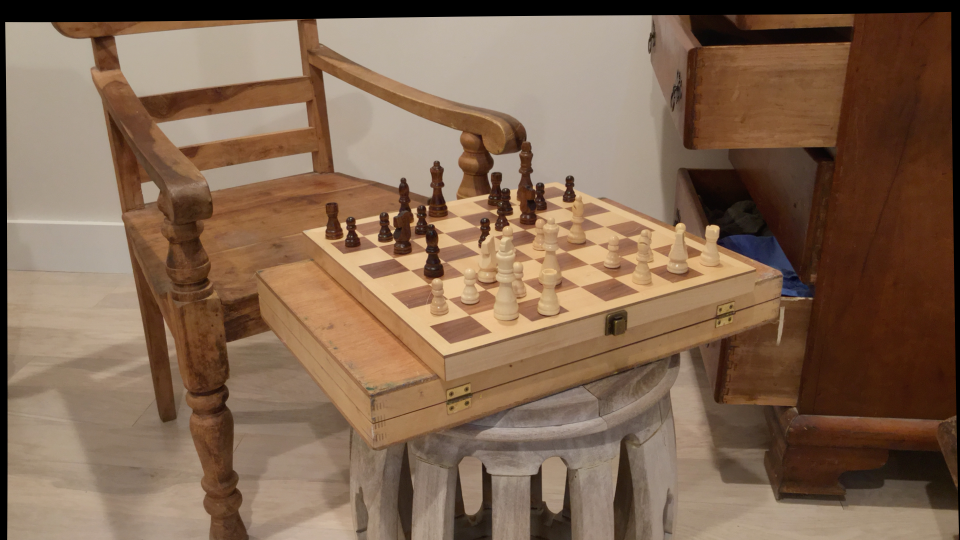
#> input picture chess1/im0.png, 1920 x 1080 px, found by its file name (shown at 1/2 size)
$ python StereoRectification.py   (older library calls are emulated)
#> lines starting #> are read from the running program, lines starting #| are printed output that depends on the picture
import cv2
import numpy as np
import matplotlib.pyplot as plt


cam0=np.array([
        [1758.23, 0, 953.34],
        [0, 1758.23, 552.29],
        [0, 0, 1]
    ])

cam1=np.array([
        [1758.23, 0, 953.34],
        [0, 1758.23, 552.29],
        [0, 0, 1]
    ])

doffs=0
baseline=111.53
width=1920
height=1080
ndisp=290
vmin=75
vmax=262

fx1 = cam0[0][0]
fy1 = cam0[1][1]
cx1 = cam0[0][2]
cy1 = cam0[1][2]

fx2 = cam1[0][0]
fy2 = cam1[1][1]
cx2 = cam1[0][2]
cy2 = cam1[1][2]


# Charger les matrices intrinsèques et d'extrinsèques des caméras
K1 = np.array([[fx1, 0, cx1], [0, fy1, cy1], [0, 0, 1]])
K2 = np.array([[fx2, 0, cx2], [0, fy2, cy2], [0, 0, 1]])
R = np.eye(3)  # Rotation entre les caméras
T = np.array([[baseline], [0], [0]])  # Translation

# Charger les images stéréo
img1 = cv2.imread('Projet_CV/chess1/im0.png', 1)
#> img1 is the input picture: shape (1080, 1920, 3); mean B, G, R 81.2, 103, 129.9
img2 = cv2.imread('Projet_CV/chess1/im1.png', 1)
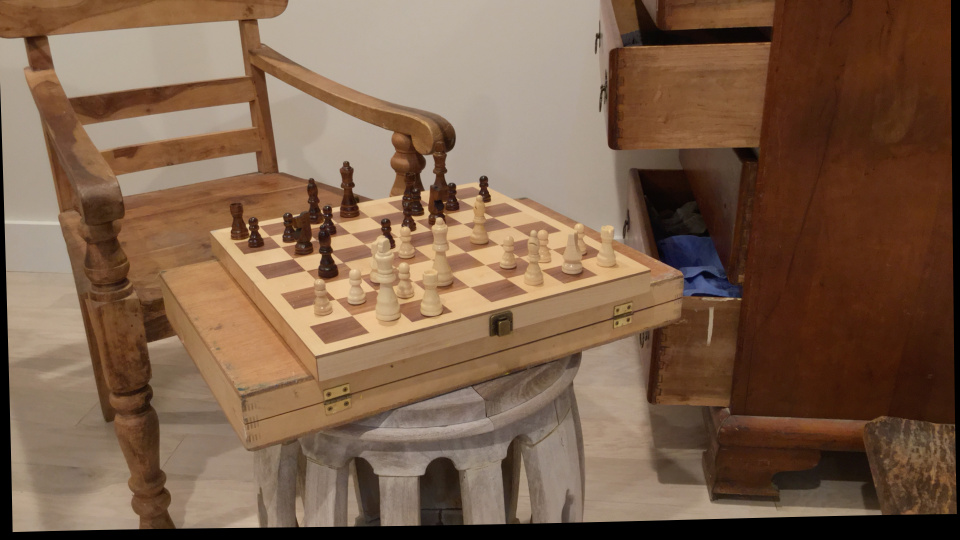
#> input picture chess1/im1.png, 1920 x 1080 px, found by its file name (shown at 1/2 size)
#> img2 is the input picture: shape (1080, 1920, 3); mean B, G, R 74.7, 96.3, 124.4

# Pour éviter les erreurs de chargement images.
if img1 is None or img2 is None:
    print("Erreur : Impossible de charger les images.")
    exit(1)


h, w,_ = img1.shape
#> h = 1080; w = 1920

# Dessiner les lignes épipolaires
def draw_epipolar_lines(img, color=(0, 255, 0)):
    """ Dessine des lignes épipolaires sur l'image """
#> called with color = (0, 255, 0)
    step = 50  # Espacement entre les lignes
    for y in range(0, img.shape[0], step):
        cv2.line(img, (0, y), (img.shape[1], y), color, 1)
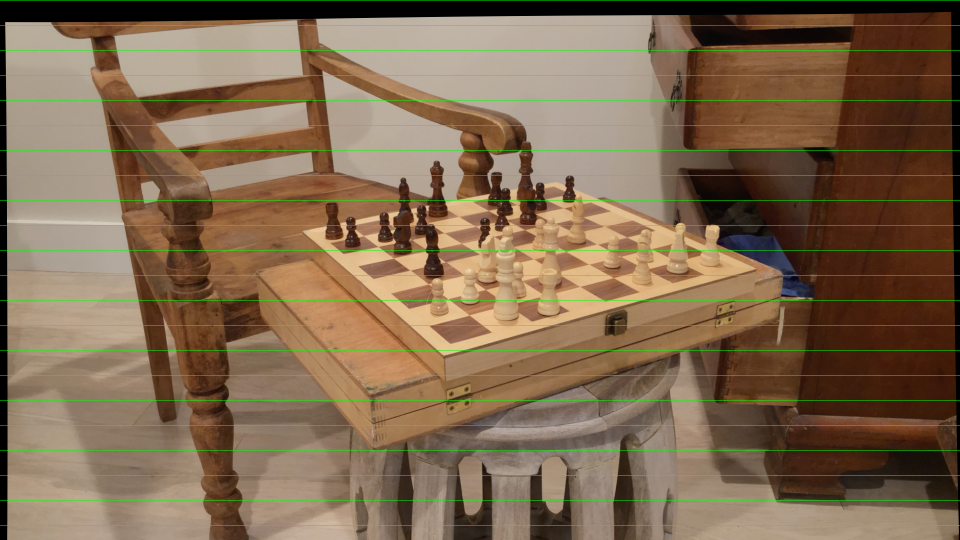
#> img: shape (1080, 1920, 3) (shown at 1/2 size); mean of channels 0, 1, 2 79.6, 106.1, 127.3; drawn as B, G, R
    return img

# Visualiser les lignes épipolaires avant
img1_lines = draw_epipolar_lines(img1.copy())
img2_lines = draw_epipolar_lines(img2.copy())
#> call 2 of draw_epipolar_lines, with color = (0, 255, 0)
#> after the loop in draw_epipolar_lines (call 2), `for y in range(0, img.shape[0], step):`:
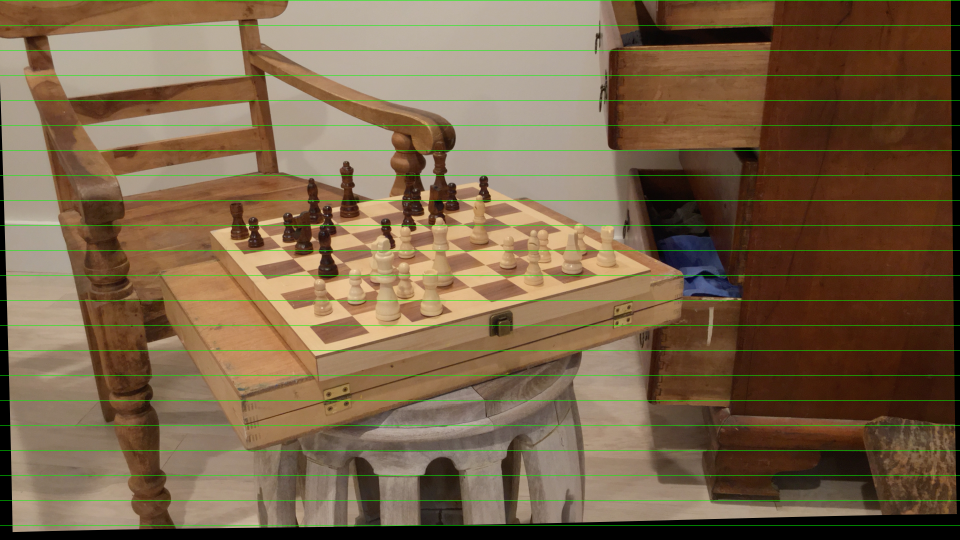
#> img: shape (1080, 1920, 3) (shown at 1/2 size); mean of channels 0, 1, 2 73.2, 99.5, 121.8; drawn as B, G, R


# Calculer la rectification :
# cv2.stereoRectify() est utilisée pour calculer les matrices permettant de rectifier les images stéréo.
# Elle transforme les deux images de manière à aligner leurs lignes épipolaires horizontalement.

# R1, R2, P1, P2, Q, roi1, roi2 = cv2.stereoRectify(
#     cameraMatrix1, distCoeffs1,  # Matrice intrinsèque et distorsion de la 1ère caméra
#     cameraMatrix2, distCoeffs2,  # Matrice intrinsèque et distorsion de la 2ème caméra
#     imageSize,  # Taille des images (largeur, hauteur)
#     R, T,  # Rotation et translation entre les caméras
#     flags=cv2.CALIB_ZERO_DISPARITY,  # Mode de rectification
#     alpha=0,  # Facteur de redimensionnement des images rectifiées
# )

R1, R2, P1, P2, Q, _, _ = cv2.stereoRectify(K1, None, K2, None, (w,h), R, T)
#> R1 = [[1, 0, 0], [0, 1, 0], [0, 0, 1]]; R2 = [[1, 0, 0], [0, 1, 0], [0, 0, 1]]; P1 = [[1758.2, 0, 953.3, 0], [0, 1758.2, 552.3, 0], [0, 0, 1, 0]]; P2 = [[1758.2, 0, 953.3, 196095.4], [0, 1758.2, 552.3, 0], [0, 0, 1, 0]]; Q = [[1, 0, 0, -953.3], [0, 1, 0, -552.3], [0, 0, 0, 1758.2], [0, 0, -0.00897, 0]]

# R1, R2 : Matrices de rotation pour aligner les images gauche et droite.
# P1, P2 : Matrices de projection pour les nouvelles images rectifiées.
# Q : Matrice de reprojection pour générer une carte de profondeur

# Obtenir les cartes de transformation :

# Une fois les matrices de rectification obtenues, cv2.initUndistortRectifyMap() est utilisée pour calculer
# les cartes de transformation permettant de corriger la distorsion et d’appliquer la rectification.

map1x, map1y = cv2.initUndistortRectifyMap(K1, None, R1, P1, (w,h), cv2.CV_32FC1)
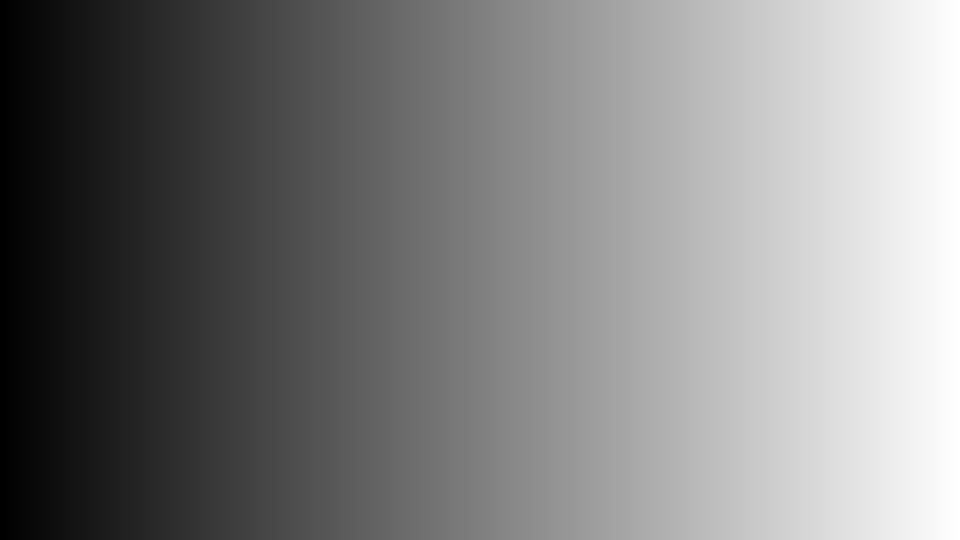
#> map1x: shape (1080, 1920) float32 (shown at 1/2 size); min 3.66e-06, max 1919, mean 959.5; drawn with min black and max white
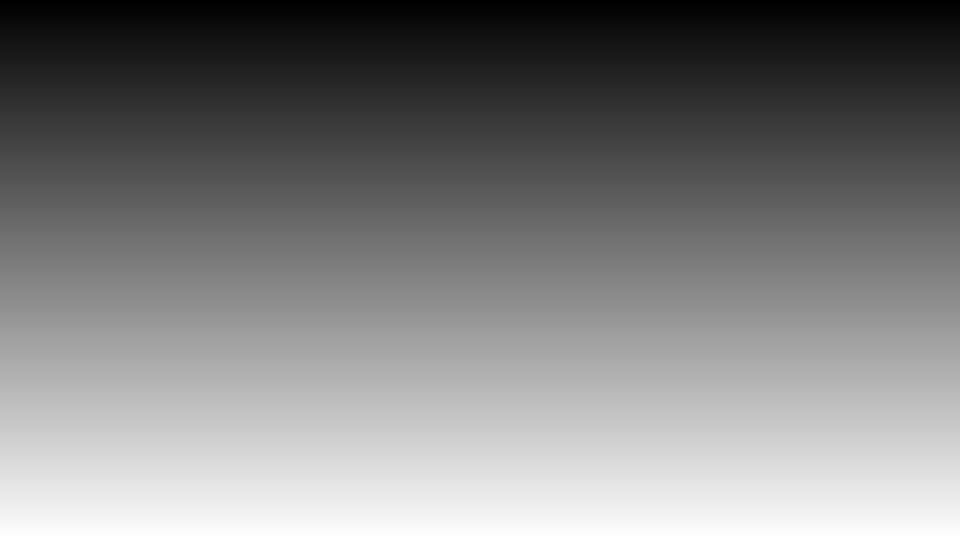
#> map1y: shape (1080, 1920) float32 (shown at 1/2 size); min -8.54e-06, max 1079, mean 539.5; drawn with min black and max white
map2x, map2y = cv2.initUndistortRectifyMap(K2, None, R2, P2, (w,h), cv2.CV_32FC1)

# Appliquer la transformation sur les images :

# Enfin, cv2.remap() applique les cartes de transformation obtenues avec cv2.initUndistortRectifyMap() pour rectifier les images.

img1_rectified = cv2.remap(img1, map1x, map1y, cv2.INTER_LINEAR)
img2_rectified = cv2.remap(img2, map2x, map2y, cv2.INTER_LINEAR)


# 3. Tracer les lignes épipolaires APRÈS la rectification
img1_rectified_lines = draw_epipolar_lines(img1_rectified.copy(), color=(255, 0, 0))
#> call 3 of draw_epipolar_lines, with color = (255, 0, 0)
#> after the loop in draw_epipolar_lines (call 3), `for y in range(0, img.shape[0], step):`:
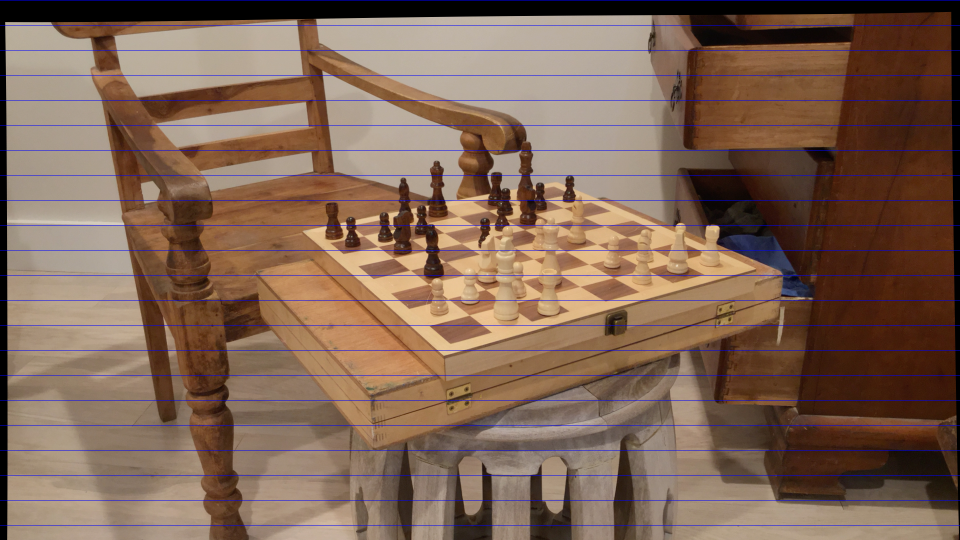
#> img: shape (1080, 1920, 3) (shown at 1/2 size); mean of channels 0, 1, 2 84.8, 100.9, 127.3; drawn as B, G, R
img2_rectified_lines = draw_epipolar_lines(img2_rectified.copy(), color=(255, 0, 0))
#> call 4 of draw_epipolar_lines, with color = (255, 0, 0)
#> after the loop in draw_epipolar_lines (call 4), `for y in range(0, img.shape[0], step):`:
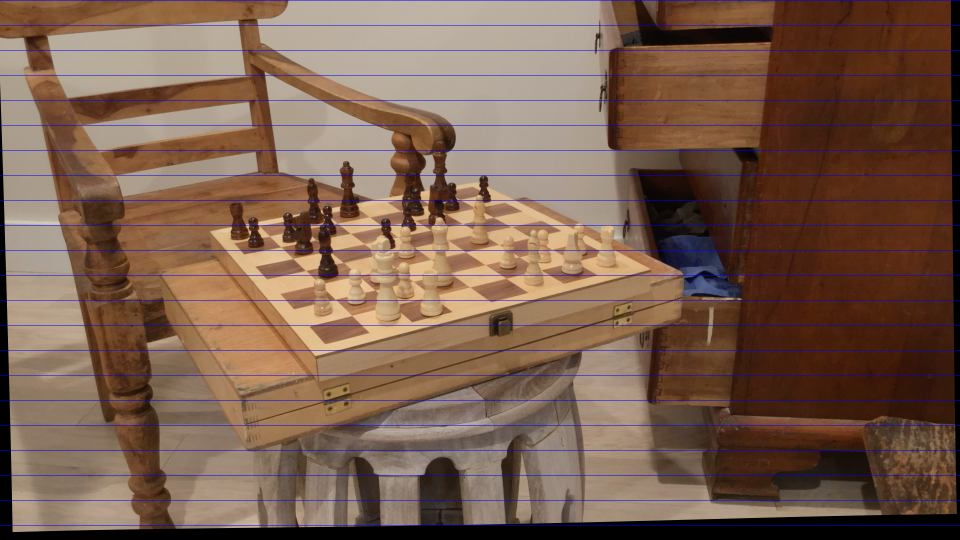
#> img: shape (1080, 1920, 3) (shown at 1/2 size); mean of channels 0, 1, 2 78.4, 94.4, 121.8; drawn as B, G, R

# Affichage des images avant et après rectification
plt.figure(figsize=(10, 5))
plt.subplot(2, 2, 1)
plt.imshow(img1, cmap='gray')
plt.title("Image Gauche Originale")
plt.subplot(2, 2, 2)
plt.imshow(img2, cmap='gray')
plt.title("Image Droite Originale")
plt.subplot(2, 2, 3)
plt.imshow(img1_rectified, cmap='gray')
plt.title("Image Gauche Rectifiée")
plt.subplot(2, 2, 4)
plt.imshow(img2_rectified, cmap='gray')
plt.title("Image Droite Rectifiée")
plt.show()
#> figure, not shown here; B, G, R data is drawn as R, G, B
